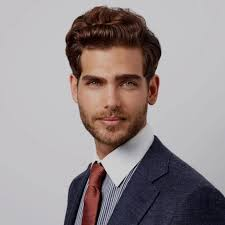
#> input picture download.jpg, 225 x 225 px
$ python prac14.py   (older library calls are emulated)
#> lines starting #> are read from the running program, lines starting #| are printed output that depends on the picture; after the words box and inside, x2 and y2 are one past the last pixel; in counts of white or black regions, pixels touching at a corner belong together
import cv2
#Edge detecting technique
import numpy as np
img=cv2.imread("download.jpg",0) #gray scale
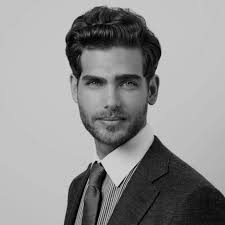
#> img: shape (225, 225); min 0, max 225, mean 145.9

height, width = img.shape[:2]
#> height = 225; width = 225

# Extract sobel edges--very bad method(noisy)
sobel_x = cv2.Sobel(img, cv2.CV_64F,1, 0, ksize=5)
sobel_y = cv2.Sobel(img, cv2.CV_64F,0, 1, ksize=5)
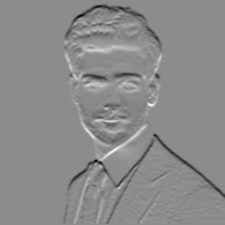
#> sobel_y: shape (225, 225) float64; min -7789, max 6325, mean -62.1; drawn with min black and max white

cv2.imshow("Orignal", img)
cv2.waitKey(0)
cv2.imshow("sobelx ", sobel_x)
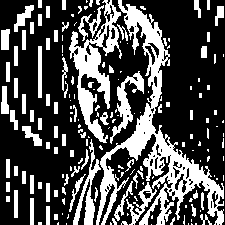
#> window 'sobelx ': shape (225, 225); 30.7% white; 180 white regions (99 under 20 px), largest, box (x1, y1, x2, y2) and area: (96, 0, 224, 225) 6021, (69, 0, 122, 143) 2371, (110, 71, 144, 144) 675
cv2.waitKey(0)
cv2.imshow("sobely", sobel_y)
cv2.waitKey(0)

#BITWISE OR
sobel_or=cv2.bitwise_or(sobel_x, sobel_y)
cv2.imshow("sobel or Image", sobel_or)
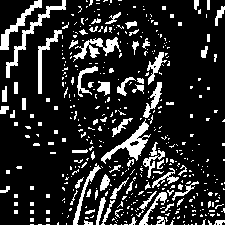
#> window 'sobel or Image': shape (225, 225); 16.6% white; 448 white regions (377 under 20 px), largest, box (x1, y1, x2, y2) and area: (101, 119, 151, 164) 566, (6, 0, 66, 78) 512, (73, 37, 121, 62) 429

cv2.waitKey(0)

# Lappacian Technique 2nd number

laplacian= cv2.Laplacian(img, cv2.CV_64F)
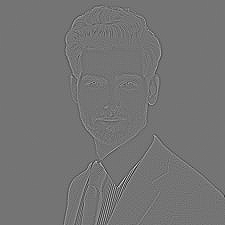
#> laplacian: shape (225, 225) float64; min -406, max 482, mean 0; drawn with min black and max white
cv2.imshow("lap",laplacian)
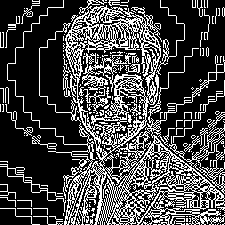
#> window 'lap': shape (225, 225); 28.1% white in thin lines or dots
cv2.waitKey(0)

#canny edge detection- best technique
canny= cv2.Canny(img,20, 170)
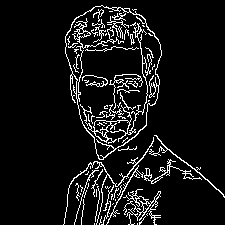
#> canny: shape (225, 225); 8.1% white in thin lines or dots, all inside (x1, y1, x2, y2) = (63, 5, 225, 225)
cv2.imshow("canny edges", canny)
cv2.waitKey(0)
